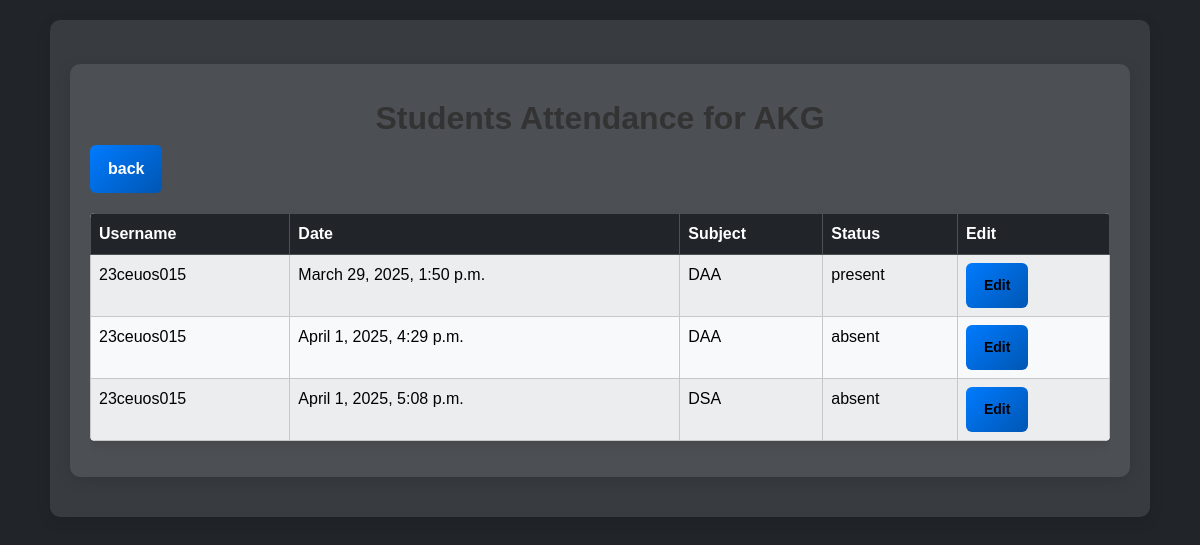
The page /faculty_app/show_student_attendance (signed in) on the database as committed earlier.
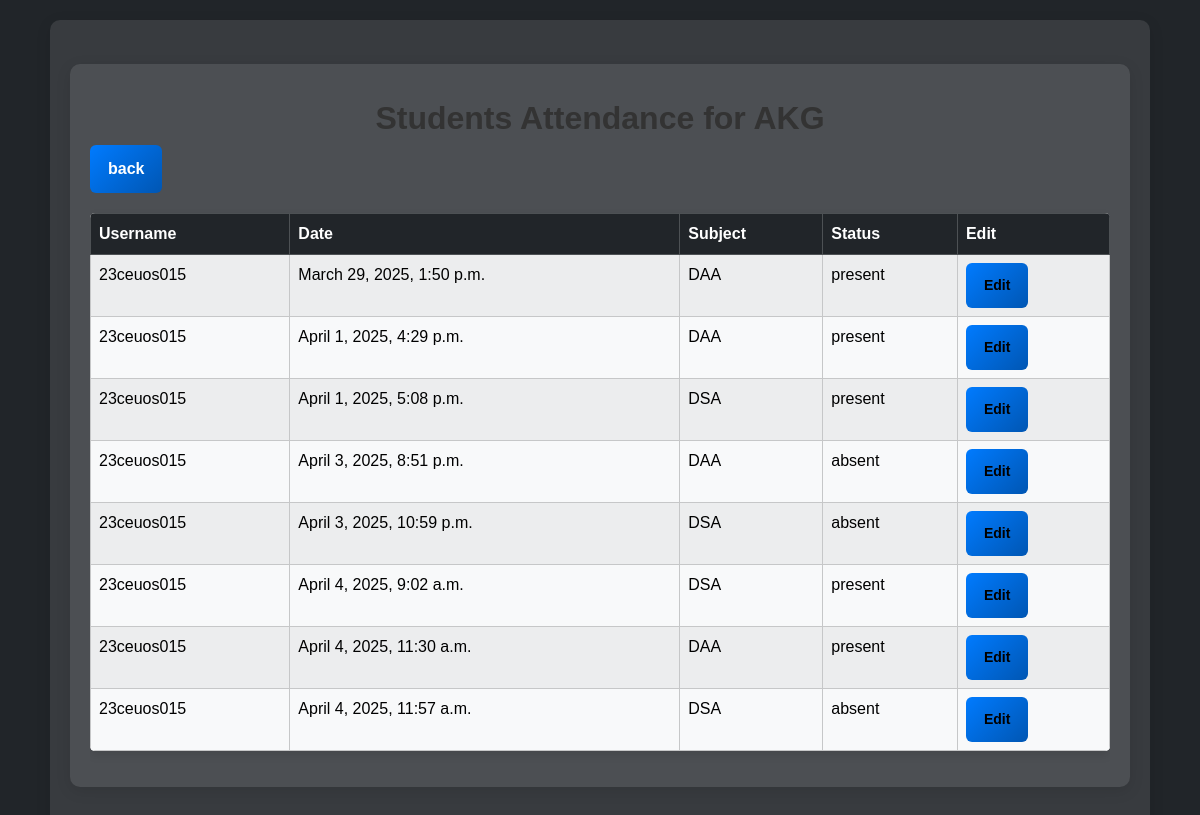
The same page on the database as committed later.
### admin_app/models.py (models this page shows, shortened)
class Attendance(models.Model):
    STATUS_CHOICES = [
        ("present", "Present"),
        ("absent", "Absent"),
        ("late", "Late"),
    ]
    student = models.ForeignKey(Student, on_delete=models.CASCADE, related_name="attendances")
    lecture = models.ForeignKey(Lecture, on_delete=models.CASCADE)
    faculty = models.ForeignKey(Faculty, on_delete=models.CASCADE, related_name="marked_attendances")
    date = models.DateTimeField(default=datetime.today)
    status = models.CharField(max_length=10, choices=STATUS_CHOICES, default="absent")
    class Meta:
        unique_together = ('student', 'lecture')  # Ensures a student has only one record per subject per day

class Faculty(models.Model):
    DEPARTMENT_CHOICES = [
        ("CE", "Computer Engineering"),
        ("IT", "Information Technology"),
        ("EC", "Electronics & Communication"),
    ]
    user = models.OneToOneField(CustomUser, on_delete=models.CASCADE, related_name="faculty")
    image = models.ImageField(upload_to='photos/', default="ava3.jpg")
    name = models.CharField(max_length=100)
    department = models.CharField(max_length=50, choices=DEPARTMENT_CHOICES)
    salary = models.IntegerField(default=0)
    subject = models.ManyToManyField(Subject, blank=True)

class Student(models.Model):
    DEGREE_CHOICES = [
        ("CE", "Computer Engineering"),
        ("IT", "Information Technology"),
        ("EC", "Electronics & Communication"),
    ]
    user = models.OneToOneField(CustomUser, on_delete=models.CASCADE, related_name="student_id")
    name = models.CharField(max_length=100)
    image = models.ImageField(upload_to='photos/', default="ava3.jpg")
    mobile_no = models.CharField(max_length=15)
    degree = models.CharField(max_length=50, choices=DEGREE_CHOICES)
    graduation_date = models.DateField()
    subjects = models.ManyToManyField(Subject, blank=True)

class Lecture(models.Model):
    subject = models.ForeignKey(Subject, on_delete=models.CASCADE)
    faculty = models.ForeignKey(Faculty, on_delete=models.CASCADE)
    date = models.DateTimeField(default=datetime.today)

class Subject(models.Model):
    name = models.CharField(max_length=100, unique=True)
    def __str__(self):
        return self.name

### registration/models.py (models this page shows)
class CustomUser(AbstractUser):
    ROLE_CHOICES = [
        ("student", "Student"),
        ("faculty", "Faculty"),
        ("admin", "Admin"),
    ]
    role = models.CharField(max_length=10, choices=ROLE_CHOICES, default="student")

### faculty_app/views.py (the view)
# urls.py: path("show_student_attendance", views.show_student_attendance, name="show_student_attendance"),
@faculty_required
def show_student_attendance(request):
    faculty = Faculty.objects.get(user=request.user)
    attendances = Attendance.objects.filter(faculty=faculty).order_by("date")
    return render(request, "faculty_app/show_student_attendance.html", {"attendances": attendances})

### faculty_app/views.py (called while the page is built)
def faculty_required(view_func):
    @wraps(view_func)
    def wrapper(request, *args, **kwargs):
        if not request.user.is_authenticated:
            return redirect("registration:login")  # Redirect unauthenticated users to login page
        if request.user.role == "faculty":
            return view_func(request, *args, **kwargs)
        logout(request)  # Log out unauthorized users
        return redirect("registration:login")  # Redirect unauthorized users
    return wrapper

### faculty_app/templates/faculty_app/show_student_attendance.html (shortened to what this page needs)
{% extends "layout.html" %}
{% block container %}
<div class="container mt-4 text-white">
    <h2 class="text-center">Students Attendance for {{ attendances.0.faculty.user.username }}</h2>
    <a href="{% url 'faculty_app:faculty_dashboard' %}" class="btn btn-primary">back</a>
    <div class="table-responsive">
        <table class="table table-bordered table-striped">
            <thead class="table-dark">
                <tr>
                    <th>Username</th>
                    <th>Date</th>
                    <th>Subject</th>
                    <th>Status</th>
                    <th>Edit</th>
                </tr>
            </thead>
            <tbody class="table-light">
                {% for attendance in attendances %}
                <tr>
                    <td>{{ attendance.student.user.username }}</td>
                    <td>{{ attendance.lecture.date }}</td>
                    <td>{{ attendance.lecture.subject }}</td>
                    <td>{{ attendance.status }}</td>
                    <td>
                        <a href="{% url 'faculty_app:edit_student_attendance' attendance.id %}" class="btn btn-warning btn-sm">Edit</a>
                    </td>
                </tr>
                {% endfor %}
            </tbody>
        </table>
    </div>
</div>
{% endblock %}

### templates/layout.html (shortened to what this page needs)
{% load static %}
<!DOCTYPE html>
<html lang="en">
<head>
    {% load django_bootstrap5 %}
    {% bootstrap_css %}
</head>
<body>
    <div class="container">
        {% block container %}
        {% endblock %}
    </div>
</body>
</html>

Rows that differ between the two databases and show on the page:
changed Attendance "April 1, 2025, 4:29 p.m.": status "absent" → "present"
changed Attendance "April 1, 2025, 5:08 p.m.": status "absent" → "present"
added Attendance: student.user.username "23ceuos015", lecture "April 3, 2025, 8:51 p.m.", lecture.subject "DAA", status "absent"
added Attendance: student.user.username "23ceuos015", lecture "April 3, 2025, 10:59 p.m.", lecture.subject "DSA", status "absent"
added Attendance: student.user.username "23ceuos015", lecture "April 4, 2025, 9:02 a.m.", lecture.subject "DSA", status "present"
added Attendance: student.user.username "23ceuos015", lecture "April 4, 2025, 11:30 a.m.", lecture.subject "DAA", status "present"
added Attendance: student.user.username "23ceuos015", lecture "April 4, 2025, 11:57 a.m.", lecture.subject "DSA", status "absent"
